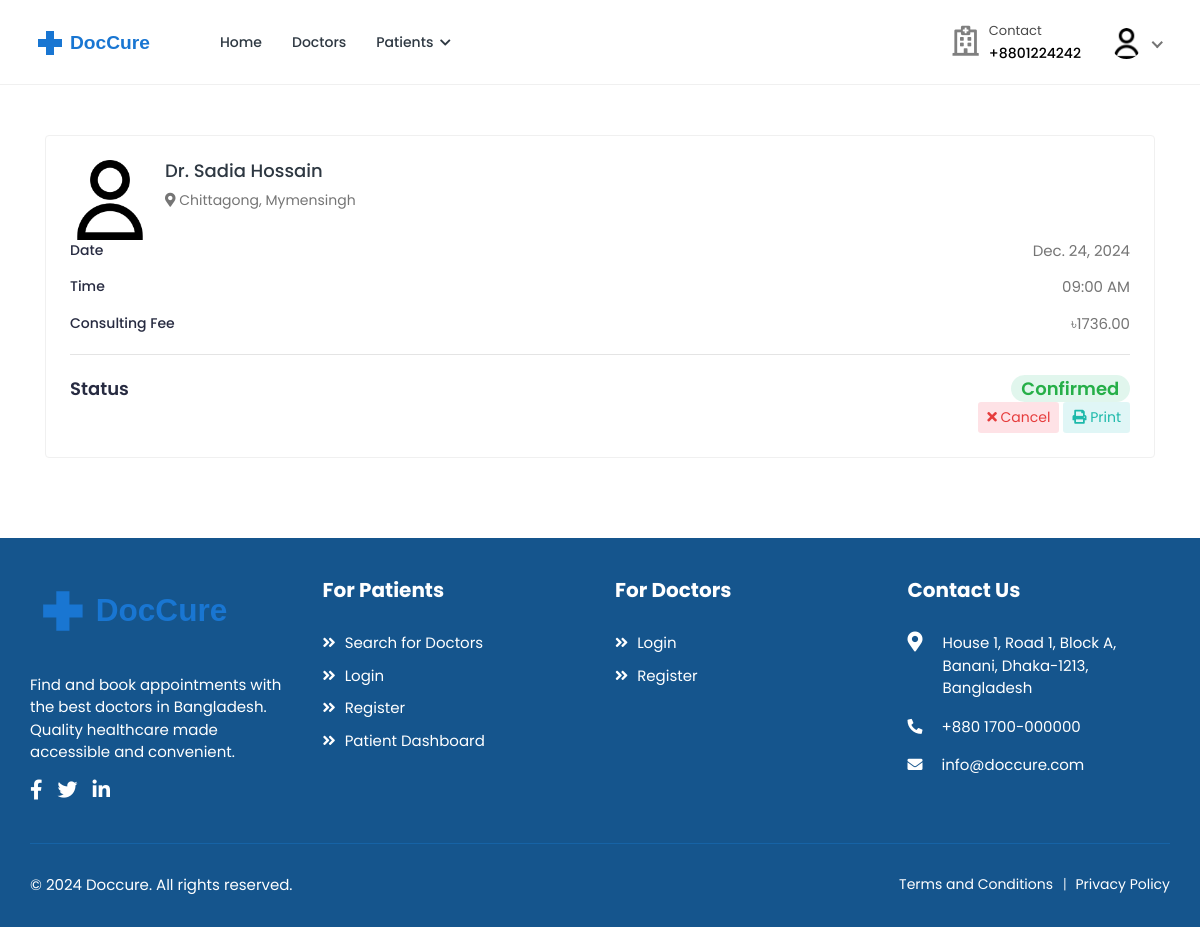
Page /patients/appointments/3/ (signed in) on the committed database.
### accounts/models.py (models this page shows, shortened)
class User(AbstractUser):
    class RoleChoices(models.TextChoices):
        DOCTOR = "doctor", "Doctor"
        PATIENT = "patient", "Patient"
    username = models.CharField(max_length=30, unique=True)
    role = models.CharField(
        choices=RoleChoices.choices,
        max_length=20,
        default="patient",
        error_messages={"required": "Role must be provided"},
    )
    email = models.EmailField(
        blank=True,
        error_messages={
            "unique": "A user with that email already exists.",
        },
    )
    first_name = models.CharField(max_length=150, blank=True)
    last_name = models.CharField(max_length=150, blank=True)
    registration_number = models.IntegerField(null=True, blank=True)
    USERNAME_FIELD = "username"
    REQUIRED_FIELDS = []
    objects = CustomUserManager()
    def get_full_name(self):
        full_name = "%s %s" % (self.first_name, self.last_name)
        return full_name.strip() or self.username

class Profile(models.Model):
    user = models.OneToOneField(
        User, on_delete=models.CASCADE, related_name="profile"
    )
    avatar = models.ImageField(
        default="defaults/user.png", upload_to=profile_photo_directory_path
    )
    phone = models.CharField(max_length=20, blank=True, null=True)
    dob = models.DateField(blank=True, null=True)
    about = models.TextField(blank=True, null=True)
    specialization = models.CharField(max_length=255, blank=True, null=True)
    gender = models.CharField(
        max_length=10,
        choices=[("male", "Male"), ("female", "Female"), ("other", "Other")],
        blank=True,
    )
    address = models.TextField(blank=True, null=True)
    city = models.CharField(max_length=100, blank=True)
    state = models.CharField(max_length=100, blank=True)
    postal_code = models.CharField(max_length=20, blank=True)
    country = models.CharField(max_length=100, blank=True)
    price_per_consultation = models.DecimalField(
        max_digits=10, decimal_places=2, null=True, blank=True
    )
    is_available = models.BooleanField(default=True)
    blood_group = models.CharField(
        max_length=5,
        choices=[
            ("A+", "A+"),
            ("A-", "A-"),
            ("B+", "B+"),
            ("B-", "B-"),
            ("O+", "O+"),
            ("O-", "O-"),
            ("AB+", "AB+"),
            ("AB-", "AB-"),
        ],
        blank=True,
        null=True,
    )
    allergies = models.TextField(blank=True, null=True)
    medical_conditions = models.TextField(blank=True, null=True)
    @property
    def image(self):
        return (
            self.avatar.url
            if self.avatar.storage.exists(self.avatar.name)
            else "{}defaults/user.png".format(settings.MEDIA_URL)
        )

### bookings/models.py (models this page shows, shortened)
class Booking(models.Model):
    doctor = models.ForeignKey(
        settings.AUTH_USER_MODEL,
        on_delete=models.CASCADE,
        related_name="appointments",
        limit_choices_to={"role": "doctor"},
    )
    patient = models.ForeignKey(
        settings.AUTH_USER_MODEL,
        on_delete=models.CASCADE,
        related_name="patient_appointments",
        limit_choices_to={"role": "patient"},
    )
    appointment_date = models.DateField()
    appointment_time = models.TimeField()
    booking_date = models.DateTimeField(auto_now_add=True)
    status = models.CharField(
        max_length=20,
        choices=[
            ("pending", "Pending"),
            ("confirmed", "Confirmed"),
            ("completed", "Completed"),
            ("cancelled", "Cancelled"),
            ("no_show", "No Show"),
        ],
        default="pending",
    )
    class Meta:
        ordering = ["-appointment_date", "-appointment_time"]
        unique_together = ["doctor", "appointment_date", "appointment_time"]

### patients/views.py (the view)
class AppointmentDetailView(DetailView):
    model = Booking
    template_name = "patients/appointment-detail.html"
    context_object_name = "appointment"
    def get_queryset(self):
        return Booking.objects.select_related(
            "doctor", "doctor__profile", "patient", "patient__profile"
        ).filter(patient=self.request.user)

### accounts/managers.py (called while the page is built)
    def get(self, *args, **kwargs):
        return super().select_related("profile").get(*args, **kwargs)

### templates/patients/appointment-detail.html (shortened to what this page needs)
{% extends 'base.html' %}
{% load static %}
{% block content %}
<div class="content">
    <div class="container">
        <div class="card">
            <div class="card-body">
                <div class="booking-doc-info">
                    <a href="{% url 'doctors:doctor-profile' appointment.doctor.username %}" class="booking-doc-img">
                        <img src="{{ appointment.doctor.profile.image }}" alt="Doctor Image">
                    </a>
                    <div class="booking-info">
                        <h4><a href="{% url 'doctors:doctor-profile' appointment.doctor.username %}">Dr. {{ appointment.doctor.get_full_name }}</a></h4>
                        <div class="clinic-details">
                            <p class="doc-location">
                                <i class="fas fa-map-marker-alt"></i> {{ appointment.doctor.profile.city }}, {{ appointment.doctor.profile.state }}
                            </p>
                        </div>
                    </div>
                </div>
                <div class="booking-summary">
                    <div class="booking-item-wrap">
                        <ul class="booking-date">
                            <li>Date <span>{{ appointment.appointment_date }}</span></li>
                            <li>Time <span>{{ appointment.appointment_time|time:"h:i A" }}</span></li>
                        </ul>
                        <ul class="booking-fee">
                            <li>Consulting Fee <span>৳{{ appointment.doctor.profile.price_per_consultation }}</span></li>
                        </ul>
                        <div class="booking-total">
                            <ul class="booking-total-list">
                                <li>
                                    <span>Status</span>
                                    <span class="total-cost">
                                        <span class="badge badge-pill
                                            {% if appointment.status == 'confirmed' %}bg-success-light{% endif %}
                                            {% if appointment.status == 'completed' %}bg-info-light{% endif %}">
                                            {{ appointment.status|title }}
                                        </span>
                                    </span>
                                </li>
                            </ul>
                        </div>
                    </div>
                </div>
                <div class="booking-actions text-right">
                    {% if appointment.status == 'pending' or appointment.status == 'confirmed' %}
                    <form method="post" action="{% url 'patients:appointment-cancel' appointment.pk %}" style="display: inline;">
                        <button type="submit" class="btn btn-sm bg-danger-light" onclick="return confirm('Are you sure you want to cancel this appointment?')">
                            <i class="fas fa-times"></i> Cancel
                        </button>
                    </form>
                    {% endif %}
                    <a href="{% url 'patients:appointment-print' appointment.pk %}" target="_blank" class="btn btn-sm bg-info-light">
                        <i class="fas fa-print"></i> Print
                    </a>
                </div>
            </div>
        </div>
    </div>
</div>
{% endblock %}

### templates/includes/navbar.html (shortened to what this page needs)
{% load static %}
<header class="header">
    <nav class="navbar navbar-expand-lg header-nav">
        <div class="navbar-header">
            <a href="{% url 'core:home' %}" class="navbar-brand logo">
                <img src="{% static 'assets/img/logo2.svg' %}" class="img-fluid" alt="Logo">
            </a>
        </div>
        <div class="main-menu-wrapper">
            <ul class="main-nav">
                <li {% if request.path == '/' %}class="active"{% endif %}>
                    <a href="{% url 'core:home' %}">Home</a>
                </li>
                <li class="has-submenu{% if request.path == '/doctors/' %} active {% endif %}">
                    <a href="{% url 'doctors:list' %}">Doctors</a>
                </li>
                {% if not user.is_authenticated %}
                    <li class="login-link">
                        <a href="{% url 'accounts:login' %}">Login / Signup</a>
                    </li>
                {% elif user.role == 'patient' %}
                    <li class="has-submenu {% if request.path == '/patients/' %} active {% endif %}">
                        <a href="#">Patients <i class="fas fa-chevron-down"></i></a>
                    </li>
                {% endif %}
            </ul>
        </div>
        <ul class="nav header-navbar-rht">
            <li class="nav-item contact-item">
                <div class="header-contact-img">
                    <i class="far fa-hospital"></i>
                </div>
                <div class="header-contact-detail">
                    <p class="contact-header">Contact</p>
                    <p class="contact-info-header"> +8801224242</p>
                </div>
            </li>
            {% if not user.is_authenticated %}
                <li class="nav-item">
                    <a class="nav-link header-login" href="{% url 'accounts:login' %}">Login / Signup </a>
                </li>
            {% else %}
                <li class="nav-item dropdown has-arrow logged-item">
                    <a href="#" class="dropdown-toggle nav-link" data-toggle="dropdown">
                        <span class="user-img">
                            <img class="rounded-circle" src="{{ user.profile.image }}" width="31" alt="{{ user.username }}">
                        </span>
                    </a>
                </li>
            {% endif %}
        </ul>
    </nav>
</header>

### rows in the picture
User: profile.image (placeholder picture)
Booking: doctor.profile.image (placeholder picture), doctor.get_full_name "Sadia Hossain", doctor.profile.city "Chittagong", doctor.profile.state "Mymensingh", appointment_date "Dec. 24, 2024", appointment_time "09:00 AM", doctor.profile.price_per_consultation "1736.00", status "Confirmed"
